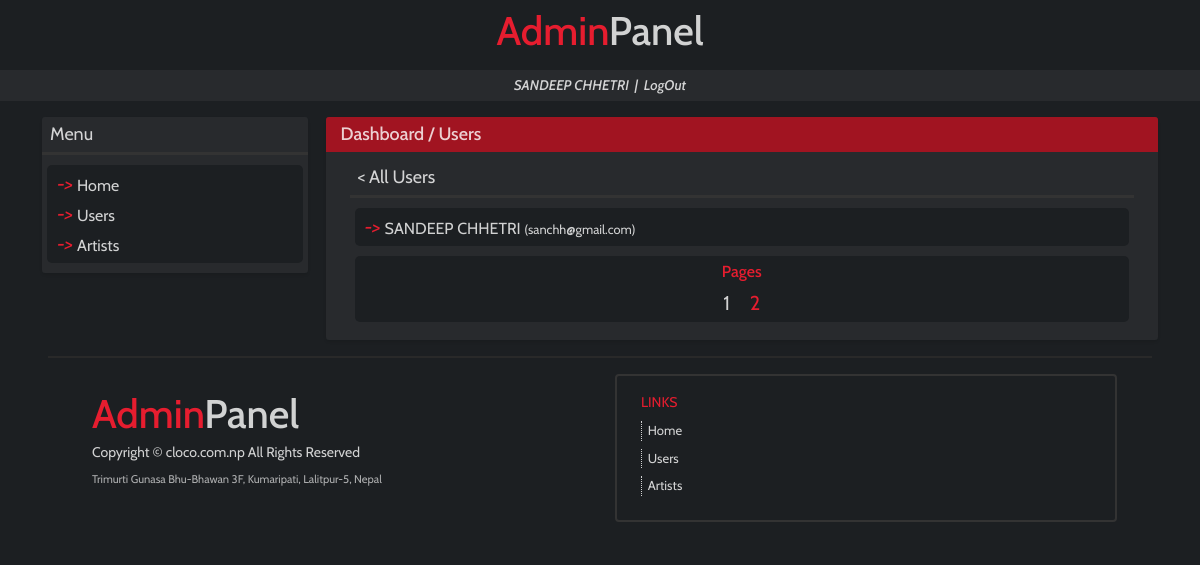
The app's page /dashboard/users/all/?page=2 (signed in) with its own data.
### accounts/models.py (models this page shows)
class User(AbstractUser):
    GENDER_CHOICES = (
        ('M', 'Male'),
        ('F', 'Female'),
        ('O', 'Other'),
    )
    username = None
    first_name = models.CharField(max_length=20)
    last_name = models.CharField(max_length=20)
    email = models.EmailField(unique=True)
    password = models.CharField(max_length=40)
    phone = models.CharField(max_length=20, unique=True)
    dob = models.DateField(null=True, blank=True)
    gender = models.CharField(max_length=1, choices=GENDER_CHOICES)
    address = models.CharField(max_length=50)
    created_at = models.DateTimeField(auto_now_add=True)
    updated_at = models.DateTimeField(auto_now=True)
    USERNAME_FIELD = 'email'
    REQUIRED_FIELDS = ['phone']
    objects = UserManager()

### musicRecord/usersViews.py (the view)
# urls.py: path('users/all/',usersViews.show_all_users, name='allusers'),
def show_all_users(request):
    if not request.user.is_authenticated:
        return redirect('/')
    else:
        try:
            page = int(request.GET.get('page'))
        except:
            page = 1
        page_end = page*8
        page_start = page_end - 8
        users = User.objects.all().order_by('-created_at')
        pages = int(len(users)/8)
        if len(users)%8 != 0:
            pages = pages+1
        return render(request, 'users/allusers.html',{'user_name':user_name(request) ,'users':users[page_start:page_end], 'pages':range(1,pages+1), 'page':page})

### musicRecord/usersViews.py (called while the page is built)
def user_name(request):
    return request.user.first_name.upper()+' '+request.user.last_name.upper()

### templates/users/allusers.html (shortened to what this page needs)
{% extends 'base.html' %}
{% block content %}
<div class="row mb-3">
    <div class="d-none d-lg-block col-sm-12 col-lg-3 px-4">
        <div class="row mb-3 main-box">
            <div class="sidebox-text px-2 py-1 mb-0">
              Menu
            </div>
            <div class="col-12 mt-0 pt-0" style="background:#333; height:3px;">
            </div>
            <div class="col-12 sidebox-menus">
              <div class="row sidebox-menu py-1">
                <div class="col-12 p-0 m-0" style="color:#e61d2f;">
                    <i>-> </i>
                      <a class="menu-options" href="{% url 'dashboard' %}">Home</a>
                    <br>
                </div>
                <div class="col-12 p-0 m-0" style="color:#e61d2f;">
                    <i>-> </i>
                      <a class="menu-options {% if activetab == 'users' %}activetab{% endif %}" href="{% url 'users' %}">Users</a>
                    <br>
                </div>
                <div class="col-12 p-0 m-0" style="color:#e61d2f;">
                    <i>-> </i>
                      <a class="menu-options" href="{% url 'artists' %}">Artists</a>
                    <br>
                </div>
              </div>
            </div>
        </div>
    </div>
    <div class="col-sm-12 col-lg-9 px-4">
        <div class="row main-box">
            <div class="col-12 box-top py-1">
                <a class="link" href="{% url 'dashboard' %}">Dashboard</a> / <a class="link" href="{% url 'users' %}">Users</a>
            </div>
            <div class="col-12 box-content px-0 px-lg-4">
                <div class="mt-2 pb-2">
                    <div class="sidebox-text px-2 py-1 mb-0">
                        <a href="{% url 'users' %}" class="link">< All Users</a>
                    </div>
                    <div class="col-12 mt-0 pt-0" style="background:#333; height:3px;">
                    </div>
                    <div class="col-12 sidebox-menus">
                        <div class="row sidebox-menu py-1">
                            {% for user in users %}
                            <div class="col-12 p-0 m-0" style="color:#e61d2f;">
                                <i>-> </i>
                                <a class="menu-options" href="{% url 'users' %}{{user.id}}?page={{page}}">{{user.first_name.upper}} {{user.last_name.upper}} <span class="small">({{user.email}})</span></a>
                                <br>
                            </div>
                            {% endfor %}
                        </div>
                        <div class="row sidebox-menu py-1">
                            <div class="col mx-2">
                                <div class="row">
                                  <div class="col-12 d-flex justify-content-center mb-1">
                                    <span style="font-size:16px; color:#e61d2f; font-weight:500;">
                                      Pages
                                    </span>
                                  </div>
                                </div>
                                <div class="row">
                                  <div class="col-12 d-flex justify-content-center">
                                    {% for p in pages %}
                                      <div class="">
                                        <a class="link pagesnav {% if page == p %}activetab{% endif %}" href="{% url 'allusers' %}?page={{p}}">
                                          <span class="unselectable" style="font-size:20px;">{{p}}</span>
                                        </a>
                                      </div>
                                    {% endfor %}
                                  </div>
                                </div>
                            </div>
                        </div>
                    </div>
                </div>
            </div>
        </div>
    </div>
{% endblock %}

### records on screen
User: first_name "SANDEEP", last_name "CHHETRI", email "sanchh@gmail.com"

### other values on screen
{{ user_name }} "SANDEEP CHHETRI"
{{ p }} "1" "2"
